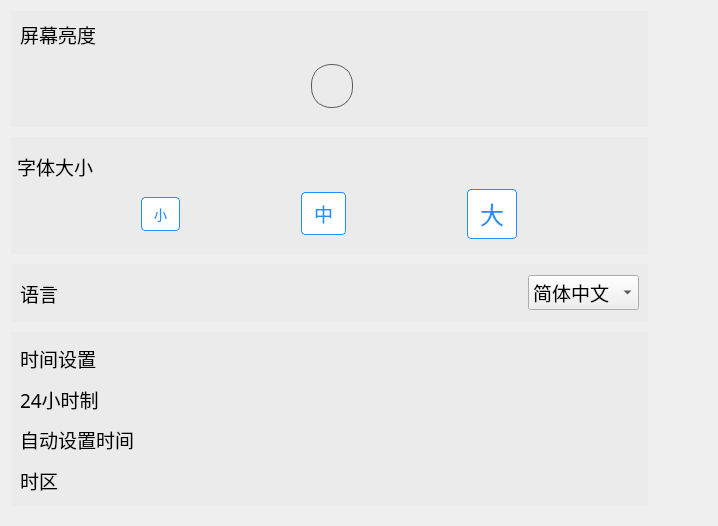
<?xml version="1.0" encoding="UTF-8"?>
<ui version="4.0">
 <class>basic_settings_page</class>
 <widget class="QWidget" name="basic_settings_page">
  <property name="geometry">
   <rect>
    <x>0</x>
    <y>0</y>
    <width>718</width>
    <height>526</height>
   </rect>
  </property>
  <property name="windowTitle">
   <string>Form</string>
  </property>
  <layout class="QVBoxLayout" name="verticalLayout" stretch="4,4,2,6">
   <property name="spacing">
    <number>10</number>
   </property>
   <property name="rightMargin">
    <number>70</number>
   </property>
   <property name="bottomMargin">
    <number>20</number>
   </property>
   <item>
    <widget class="QWidget" name="widget" native="true">
     <property name="styleSheet">
      <string notr="true">QWidget#widget
{
background-color: rgb(235, 235, 235);
}</string>
     </property>
     <layout class="QVBoxLayout" name="verticalLayout_2" stretch="1,3">
      <item>
       <widget class="QLabel" name="label">
        <property name="font">
         <font>
          <family>微软雅黑</family>
          <pointsize>14</pointsize>
         </font>
        </property>
        <property name="text">
         <string>屏幕亮度</string>
        </property>
       </widget>
      </item>
      <item>
       <widget class="QSlider" name="horizontalSlider">
        <property name="sizePolicy">
         <sizepolicy hsizetype="Expanding" vsizetype="Preferred">
          <horstretch>0</horstretch>
          <verstretch>0</verstretch>
         </sizepolicy>
        </property>
        <property name="font">
         <font>
          <pointsize>14</pointsize>
         </font>
        </property>
        <property name="styleSheet">
         <string notr="true">QSlider::groove:horizontal {
    height: 8px; /* 稍微增大轨道高度 */
    background: qlineargradient(x1: 0, y1: 0, x2: 0, y2: 1, 
                                stop: 0 rgb(124, 124, 124), 
                                stop: 1.0 rgb(72, 71, 71));
    border-radius: 4px; /* 轨道圆角 */
}

QSlider::handle:horizontal {
    /* 大圆形滑块 */
    background: qradialgradient(cx:0.5, cy:0.5, radius: 0.5, fx:0.5, fy:0.5,
                                stop:0.6 #f6f7fa, stop:0.7 #c4c4c4);
    width: 40px;   /* 滑块宽度 */
    height: 40px;  /* 滑块高度 */
    margin: -18px 0; /* 负边距使滑块超出轨道 */
    border-radius: 20px; /* 圆形滑块，半径为高度的一半 */
    border: 1px solid #5c5c5c;
}

/* 悬停效果 */
QSlider::handle:horizontal:hover {
    background: qradialgradient(cx:0.5, cy:0.5, radius: 0.5, fx:0.5, fy:0.5,
                                stop:0.6 #ffffff, stop:0.7 #d0d0d0);
}

/* 按下效果 */
QSlider::handle:horizontal:pressed {
    background: qradialgradient(cx:0.5, cy:0.5, radius: 0.5, fx:0.5, fy:0.5,
                                stop:0.6 #e0e0e0, stop:0.7 #a0a0a0);
}</string>
        </property>
        <property name="value">
         <number>50</number>
        </property>
        <property name="orientation">
         <enum>Qt::Horizontal</enum>
        </property>
       </widget>
      </item>
     </layout>
    </widget>
   </item>
   <item>
    <widget class="QWidget" name="widget_2" native="true">
     <property name="styleSheet">
      <string notr="true">QWidget#widget_2
{
background-color: rgb(235, 235, 235);
}</string>
     </property>
     <layout class="QVBoxLayout" name="verticalLayout_3">
      <property name="spacing">
       <number>0</number>
      </property>
      <property name="leftMargin">
       <number>6</number>
      </property>
      <property name="topMargin">
       <number>6</number>
      </property>
      <property name="rightMargin">
       <number>6</number>
      </property>
      <property name="bottomMargin">
       <number>6</number>
      </property>
      <item>
       <widget class="QLabel" name="label_2">
        <property name="sizePolicy">
         <sizepolicy hsizetype="Preferred" vsizetype="Preferred">
          <horstretch>0</horstretch>
          <verstretch>0</verstretch>
         </sizepolicy>
        </property>
        <property name="font">
         <font>
          <family>微软雅黑</family>
          <pointsize>14</pointsize>
         </font>
        </property>
        <property name="text">
         <string>字体大小</string>
        </property>
       </widget>
      </item>
      <item>
       <widget class="QWidget" name="widget_5" native="true">
        <layout class="QHBoxLayout" name="horizontalLayout">
         <property name="topMargin">
          <number>0</number>
         </property>
         <item>
          <widget class="QPushButton" name="small">
           <property name="sizePolicy">
            <sizepolicy hsizetype="Maximum" vsizetype="Fixed">
             <horstretch>0</horstretch>
             <verstretch>0</verstretch>
            </sizepolicy>
           </property>
           <property name="font">
            <font>
             <family>微软雅黑</family>
             <pointsize>10</pointsize>
            </font>
           </property>
           <property name="styleSheet">
            <string notr="true">QPushButton {
    background-color: white;
    border: 1px solid #1E90FF;
    color: #1E90FF;
    border-radius: 4px;
    padding: 6px 12px;
}
QPushButton:pressed
{
	background-color: rgb(16, 251, 255);
}</string>
           </property>
           <property name="text">
            <string>小</string>
           </property>
          </widget>
         </item>
         <item>
          <widget class="QPushButton" name="medium">
           <property name="sizePolicy">
            <sizepolicy hsizetype="Maximum" vsizetype="Fixed">
             <horstretch>0</horstretch>
             <verstretch>0</verstretch>
            </sizepolicy>
           </property>
           <property name="font">
            <font>
             <family>微软雅黑</family>
             <pointsize>14</pointsize>
            </font>
           </property>
           <property name="styleSheet">
            <string notr="true">QPushButton {
    background-color: white;
    border: 1px solid #1E90FF;
    color: #1E90FF;
    border-radius: 4px;
    padding: 6px 12px;
}
QPushButton:pressed
{
	background-color: rgb(16, 251, 255);
}</string>
           </property>
           <property name="text">
            <string>中</string>
           </property>
          </widget>
         </item>
         <item>
          <widget class="QPushButton" name="big">
           <property name="sizePolicy">
            <sizepolicy hsizetype="Maximum" vsizetype="Fixed">
             <horstretch>0</horstretch>
             <verstretch>0</verstretch>
            </sizepolicy>
           </property>
           <property name="font">
            <font>
             <family>微软雅黑</family>
             <pointsize>18</pointsize>
            </font>
           </property>
           <property name="styleSheet">
            <string notr="true">QPushButton {
    background-color: white;
    border: 1px solid #1E90FF;
    color: #1E90FF;
    border-radius: 4px;
    padding: 6px 12px;
}
QPushButton:pressed
{
	background-color: rgb(16, 251, 255);
}</string>
           </property>
           <property name="text">
            <string>大</string>
           </property>
          </widget>
         </item>
        </layout>
       </widget>
      </item>
     </layout>
    </widget>
   </item>
   <item>
    <widget class="QWidget" name="widget_3" native="true">
     <property name="styleSheet">
      <string notr="true">QWidget#widget_3
{
background-color: rgb(235, 235, 235);
}</string>
     </property>
     <layout class="QHBoxLayout" name="horizontalLayout_2" stretch="1,8,2">
      <item>
       <widget class="QLabel" name="label_3">
        <property name="font">
         <font>
          <family>微软雅黑</family>
          <pointsize>14</pointsize>
         </font>
        </property>
        <property name="text">
         <string>语言</string>
        </property>
       </widget>
      </item>
      <item>
       <spacer name="horizontalSpacer">
        <property name="orientation">
         <enum>Qt::Horizontal</enum>
        </property>
        <property name="sizeHint" stdset="0">
         <size>
          <width>449</width>
          <height>20</height>
         </size>
        </property>
       </spacer>
      </item>
      <item>
       <widget class="QComboBox" name="comboBox">
        <property name="font">
         <font>
          <family>微软雅黑</family>
          <pointsize>14</pointsize>
         </font>
        </property>
        <item>
         <property name="text">
          <string>简体中文</string>
         </property>
        </item>
       </widget>
      </item>
     </layout>
    </widget>
   </item>
   <item>
    <widget class="QWidget" name="widget_4" native="true">
     <property name="styleSheet">
      <string notr="true">QWidget#widget_4
{
background-color: rgb(235, 235, 235);
}</string>
     </property>
     <layout class="QVBoxLayout" name="verticalLayout_4">
      <item>
       <widget class="QLabel" name="label_4">
        <property name="font">
         <font>
          <family>微软雅黑</family>
          <pointsize>14</pointsize>
         </font>
        </property>
        <property name="text">
         <string>时间设置</string>
        </property>
       </widget>
      </item>
      <item>
       <widget class="QWidget" name="widget_6" native="true">
        <layout class="QHBoxLayout" name="horizontalLayout_3" stretch="2,9,1">
         <property name="spacing">
          <number>0</number>
         </property>
         <property name="leftMargin">
          <number>0</number>
         </property>
         <property name="topMargin">
          <number>0</number>
         </property>
         <property name="rightMargin">
          <number>0</number>
         </property>
         <property name="bottomMargin">
          <number>0</number>
         </property>
         <item>
          <widget class="QLabel" name="label_5">
           <property name="sizePolicy">
            <sizepolicy hsizetype="Preferred" vsizetype="Preferred">
             <horstretch>0</horstretch>
             <verstretch>0</verstretch>
            </sizepolicy>
           </property>
           <property name="font">
            <font>
             <family>微软雅黑</family>
             <pointsize>14</pointsize>
            </font>
           </property>
           <property name="text">
            <string>24小时制</string>
           </property>
          </widget>
         </item>
         <item>
          <spacer name="horizontalSpacer_2">
           <property name="orientation">
            <enum>Qt::Horizontal</enum>
           </property>
           <property name="sizeHint" stdset="0">
            <size>
             <width>40</width>
             <height>20</height>
            </size>
           </property>
          </spacer>
         </item>
         <item>
          <widget class="SwitchButton" name="widget_9" native="true">
           <property name="maximumSize">
            <size>
             <width>16777215</width>
             <height>45</height>
            </size>
           </property>
           <property name="font">
            <font>
             <family>Microsoft YaHei</family>
            </font>
           </property>
          </widget>
         </item>
        </layout>
       </widget>
      </item>
      <item>
       <widget class="QWidget" name="widget_8" native="true">
        <layout class="QHBoxLayout" name="horizontalLayout_5" stretch="2,9,1">
         <property name="spacing">
          <number>0</number>
         </property>
         <property name="leftMargin">
          <number>0</number>
         </property>
         <property name="topMargin">
          <number>0</number>
         </property>
         <property name="rightMargin">
          <number>0</number>
         </property>
         <property name="bottomMargin">
          <number>0</number>
         </property>
         <item>
          <widget class="QLabel" name="label_6">
           <property name="sizePolicy">
            <sizepolicy hsizetype="Preferred" vsizetype="Preferred">
             <horstretch>0</horstretch>
             <verstretch>0</verstretch>
            </sizepolicy>
           </property>
           <property name="font">
            <font>
             <family>微软雅黑</family>
             <pointsize>14</pointsize>
            </font>
           </property>
           <property name="text">
            <string>自动设置时间</string>
           </property>
          </widget>
         </item>
         <item>
          <spacer name="horizontalSpacer_3">
           <property name="orientation">
            <enum>Qt::Horizontal</enum>
           </property>
           <property name="sizeHint" stdset="0">
            <size>
             <width>40</width>
             <height>20</height>
            </size>
           </property>
          </spacer>
         </item>
         <item>
          <widget class="SwitchButton" name="widget_10" native="true">
           <property name="maximumSize">
            <size>
             <width>16777215</width>
             <height>45</height>
            </size>
           </property>
          </widget>
         </item>
        </layout>
       </widget>
      </item>
      <item>
       <widget class="QWidget" name="widget_7" native="true">
        <layout class="QHBoxLayout" name="horizontalLayout_4">
         <property name="spacing">
          <number>0</number>
         </property>
         <property name="leftMargin">
          <number>0</number>
         </property>
         <property name="topMargin">
          <number>0</number>
         </property>
         <property name="rightMargin">
          <number>0</number>
         </property>
         <property name="bottomMargin">
          <number>0</number>
         </property>
         <item>
          <widget class="QLabel" name="label_7">
           <property name="font">
            <font>
             <family>微软雅黑</family>
             <pointsize>14</pointsize>
            </font>
           </property>
           <property name="text">
            <string>时区</string>
           </property>
          </widget>
         </item>
        </layout>
       </widget>
      </item>
     </layout>
    </widget>
   </item>
  </layout>
 </widget>
 <customwidgets>
  <customwidget>
   <class>SwitchButton</class>
   <extends>QWidget</extends>
   <header location="global">switchcontrol.h</header>
   <container>1</container>
  </customwidget>
 </customwidgets>
 <resources/>
 <connections/>
</ui>
